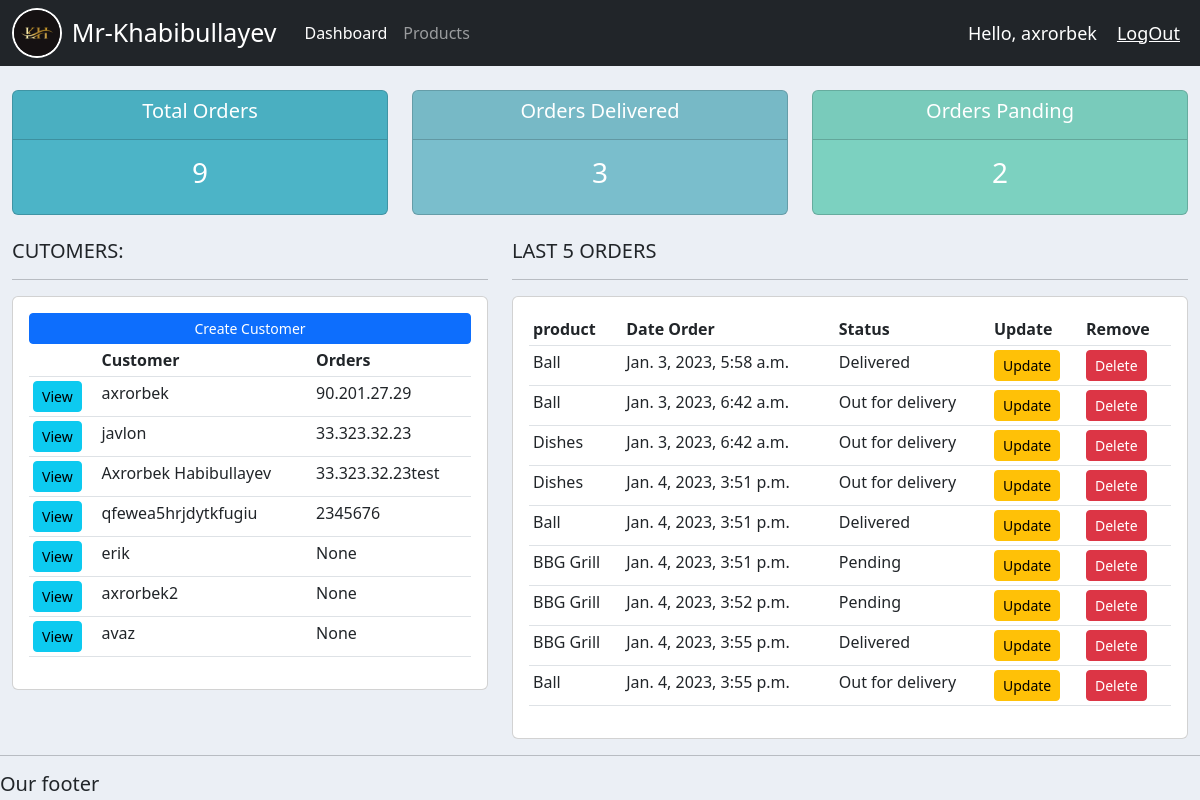
The app's page / (signed in) with its own data.
### accounts/models.py (models this page shows, shortened)
class Customer(models.Model):
    user = models.OneToOneField(User, null=True,blank=True, on_delete=models.CASCADE)
    name = models.CharField(max_length=200,null=True)
    phone = models.CharField(max_length=200,null=True)
    email = models.CharField(max_length=200,null=True)
    profile_pic = models.ImageField(default="logo.jpg",null=True,blank=True)
    date_created = models.DateTimeField(auto_now_add=True,null=True)

class Order(models.Model):
    STATUS = (
        ('Pending','Pending'),
        ('Out for delivery','Out for delivery'),
        ('Delivered','Delivered')
    )
    customer = models.ForeignKey(Customer,null=True, on_delete=models.SET_NULL)
    product = models.ForeignKey(Product,null=True, on_delete=models.SET_NULL)
    date_created = models.DateTimeField(auto_now_add=True,null=True)
    status = models.CharField(max_length=200,null=True,choices=STATUS)
    note =  models.CharField(max_length=1000,null=True,)

class Product(models.Model):
    CATEGORY = (
        ('Indoor','Indoor'),
        ('Out Door','Out Door')
    )
    name = models.CharField(max_length=200,null=True)
    price = models.FloatField(null=True)
    category = models.CharField(max_length=200,null=True , choices=CATEGORY)
    description = models.CharField(max_length=200,null=True,blank=True)
    date_created = models.DateTimeField(auto_now_add=True,null=True)
    tag = models.ManyToManyField(Tag)
    def __str__(self):
        return self.name

### accounts/decorators.py (the view)
    def wrapper_function(request,*args, **kwargs):
        group = None
        if request.user.groups.exists():
            group = request.user.groups.all()[0].name
        if group == 'customer':
            return redirect('user-page')
        if  group =='admin':
            return view_func(request, *args, **kwargs)

### accounts/views.py (called while the page is built)
@login_required(login_url='login')
@admin_only
def home(request):
    orders = Order.objects.all()
    customers = Customer.objects.all()
    total_customers = customers.count()
    total_orders = orders.count()
    delivered = orders.filter(status='Delivered').count()
    pending = orders.filter(status='Pending').count()
    context = {
        'orders': orders,
        'customers': customers,
        'total_orders':total_orders,
        'delivered':delivered,
        'pending':pending,
        }
    return render(request , 'accounts/dashboard.html',context)

### accounts/templates/accounts/dashboard.html
{% extends 'accounts/main.html' %}
{% block content %}
{% include 'accounts/status.html' %}
<br>
<div class="row">
    <div class="col-md-5">
        <h5>CUTOMERS:</h5>
        <hr>
        <div class="card card-body">
            <a href="" class="btn btn-primary btn-sm btn-block" >Create Customer</a>
            <table class="table table-sm">
                <tr>
                    <th></th>
                    <th>Customer</th>
                    <th>Orders</th>
                </tr>
                {% for customer in customers %}
                <tr>
                    <td>
                        <a class="btn btn-sm btn-info" href="{% url 'customer' customer.id %}">View</a>
                    </td>
                    <td>{{customer.name}}</td>
                    <td>{{customer.phone}}</td>
                </tr>
                {% endfor %}
            </table>
        </div>
    </div>
    <div class="col-md-7">
        <h5>LAST 5 ORDERS</h5>
        <hr>
        <div class="card card-body">
            <table class="table table-sm">
                <tr>
                    <th>product</th>
                    <th>Date Order</th>
                    <th>Status</th>
                    <th>Update</th>
                    <th>Remove</th>
                </tr>
                {% for order in orders %}
                <tr>
                    <td>{{order.product}}</td>
                    <td>{{order.date_created}}</td>
                    <td>{{order.status}}</td>
                    <td>
                        <a class="btn btn-sm btn-warning" href="{% url 'update_order'  order.id %}">Update</a>
                    </td>
                    <td>
                        <a class="btn btn-sm btn-danger" href="{% url 'delete_order'  order.id %}">Delete</a>
                    </td>
                </tr>
                {% endfor %}
            </table>
        </div>
    </div>
</div>
{% endblock content %}

### accounts/templates/accounts/navbar.html (shortened to what this page needs)
{% load static %}
<nav class="navbar navbar-expand-lg navbar-dark bg-dark">
    <div class="container-fluid">
        <img height="50px" style="border: 2px solid white; border-radius:50%" src="{% static 'img/logo.jpg' %}" alt="">
        <span style="color: white;font-size:25px; margin:0px 20px 0px 10px">Mr-Khabibullayev</span>
        <div class="collapse navbar-collapse" id="navbarNav">
            <ul class="navbar-nav">
                {% if request.user.is_staff %}
                <li class="nav-item">
                    <a class="nav-link active" aria-current="page" href="{% url 'home' %}">Dashboard</a>
                </li>
                <li class="nav-item">
                    <a class="nav-link" href="{% url 'products' %}">Products</a>
                </li>
                {% else %}
                <li class="nav-item">
                    <a href="{% url 'account' %}" class="nav-link">Settings</a>
                </li>
                {% endif %}
            </ul>
        </div>
    </div>
    <span class="hello-msg">Hello,&nbsp;{{request.user}}</span>
    <span>
        <a class="hello-msg" href="{% url 'logout' %}">LogOut</a>
    </span>
</nav>

### static/css/main.css (style rules this page uses)
body { background-color: #ebeff5; }

### accounts/templates/accounts/navbar.html (style rules this page uses)
.hello-msg { font-size: 18px; color: #fff; margin-right: 20px; }

### records on screen
Customer: name "axrorbek", phone "90.201.27.29"
Customer: name "javlon", phone "33.323.32.23"
Customer: name "Axrorbek Habibullayev", phone "33.323.32.23test"
Customer: name "qfewea5hrjdytkfugiu", phone "2345676"
Customer: name "erik", phone "None"
Customer: name "axrorbek2", phone "None"
Customer: name "avaz", phone "None"
Order: product "Ball", date_created "Jan. 3, 2023, 5:58 a.m.", status "Delivered"
Order: product "Ball", date_created "Jan. 3, 2023, 6:42 a.m.", status "Out for delivery"
Order: product "Dishes", date_created "Jan. 3, 2023, 6:42 a.m.", status "Out for delivery"
Order: product "Dishes", date_created "Jan. 4, 2023, 3:51 p.m.", status "Out for delivery"
Order: product "Ball", date_created "Jan. 4, 2023, 3:51 p.m.", status "Delivered"
Order: product "BBG Grill", date_created "Jan. 4, 2023, 3:51 p.m.", status "Pending"
Order: product "BBG Grill", date_created "Jan. 4, 2023, 3:52 p.m.", status "Pending"
Order: product "BBG Grill", date_created "Jan. 4, 2023, 3:55 p.m.", status "Delivered"
Order: product "Ball", date_created "Jan. 4, 2023, 3:55 p.m.", status "Out for delivery"

### other values on screen
{{ request.user }} "axrorbek"
{{ total_orders }} "9"
{{ delivered }} "3"
{{ pending }} "2"
